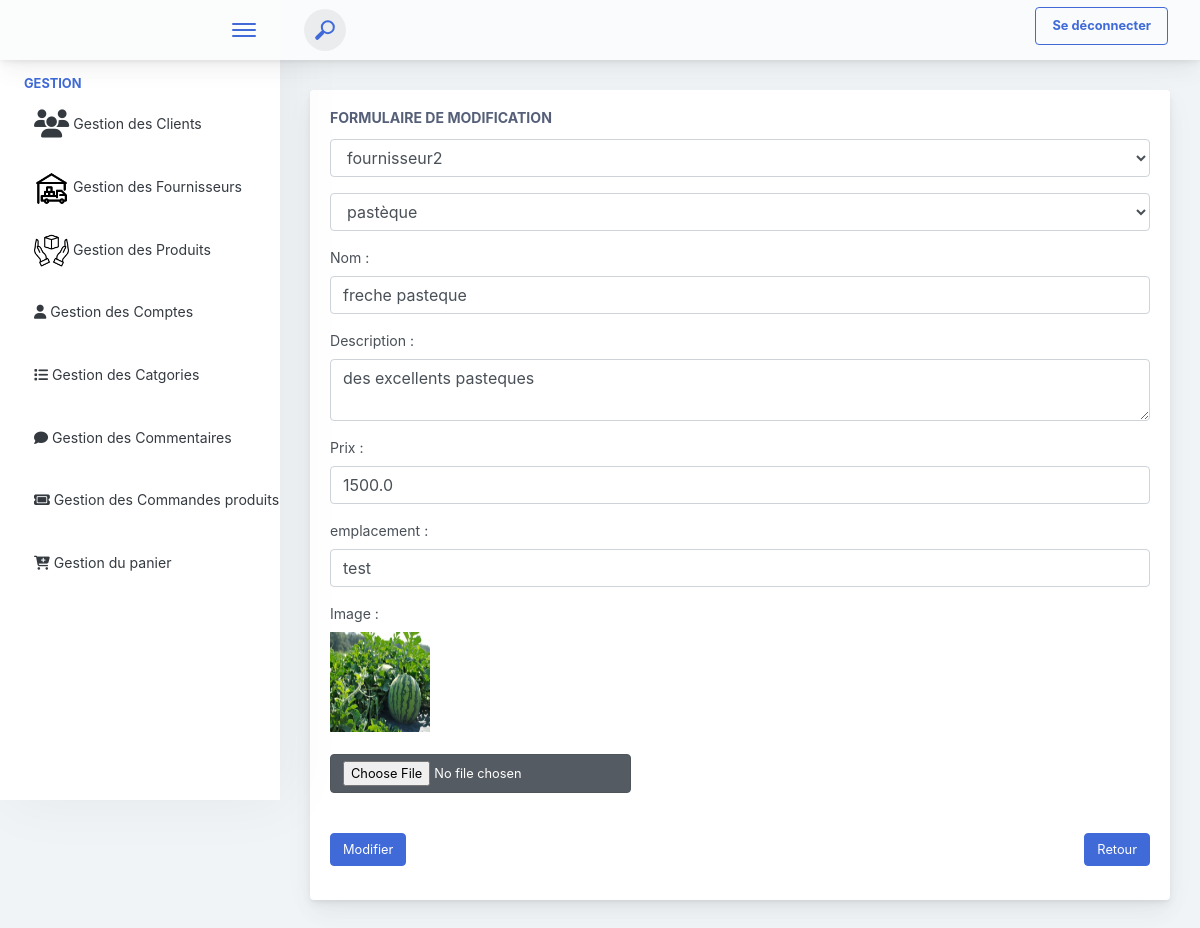
The app's page /modifier_produit/47 with its own data.
### produits_app/models.py (models this page shows)
class Produit(models.Model):
    id_produit = models.AutoField(primary_key=True)
    nom = models.CharField(max_length=100)
    description = models.TextField()
    categorie = models.ForeignKey('Categorie', on_delete=models.CASCADE)
    prix = models.FloatField()
    id_fournisseur = models.ForeignKey('Fournisseur', on_delete=models.CASCADE)
    emplacement = models.CharField(max_length=100)
    date_publication = models.DateField(auto_now_add=True)
    image = models.ImageField(upload_to='produits_app/static/images/')

class Fournisseur(models.Model):
    id_fournisseur = models.AutoField(primary_key=True)
    id_email = models.ForeignKey(Compte, on_delete=models.CASCADE, default=4)
    nom_enterprise = models.CharField(max_length=100)
    num_tel = models.IntegerField(default=0)
    adresse = models.CharField(max_length=100, default='adresse')
    description = models.TextField()
    produits = models.ManyToManyField(Produit ,blank=True)

class Categorie(models.Model):
    id_categorie = models.AutoField(primary_key=True)
    nom = models.CharField(max_length=50)
    description = models.TextField()

### produits_app/views.py (the view, shortened to what this page needs)
# urls.py: path('modifier_produit/<int:id_produit>', views.modifier_produit, name="modifier_produit"),
def modifier_produit(request, id_produit):
    produit = get_object_or_404(Produit, id_produit=id_produit)
    fournisseurs = Fournisseur.objects.all()
    categories = Categorie.objects.all()
    return render(request, 'interface_admin/Admin_Produits/produits_modification.html', {'produit': produit,'fournisseurs':fournisseurs,'categories':categories})

### produits_app/templates/interface_admin/Admin_Produits/produits_modification.html (shortened to what this page needs)
{% extends 'interface_admin/navbar.html' %}
{% block content %}
    <div class="app-main__inner">
        <div class="main-card mb-3 card">
            <div class="card-body">
                <h5 class="card-title">Formulaire de modification</h5>
                <form action="{% url 'modifier_produit' produit.id_produit %}" method="post" enctype="multipart/form-data">
                    <div class="form-row">
                        <div class="col-md-12">
                            <div class="position-relative form-group">
                                <select name="fournisseur" class="form-control">
                                  {% for fournisseur in fournisseurs %}
                                    <option value="{{fournisseur.id_fournisseur}}" {% if produit.id_fournisseur.nom_enterprise == fournisseur.nom_enterprise %} selected {% endif %}>{{fournisseur.nom_enterprise}}</option>
                                   {% endfor %}
                                </select>
                            </div>
                        </div>
                        <div class="col-md-12">
                            <div class="position-relative form-group">
                                <select name="categorie" class="form-control">
                                  {% for categorie in categories %}
                                    <option value="{{categorie.id_categorie}}"  {% if produit.categorie.nom == categorie.nom %} selected {% endif %}>{{ categorie.nom }}</option>
                                   {% endfor %}
                                </select>
                            </div>
                        </div>
                        <div class="col-md-12">
                            <div class="position-relative form-group">
                                <label for="nom">Nom :</label>
                                <input type="text" id="nom" name="nom" placeholder="Entrez le nom du produit" class="form-control" value="{{produit.nom}}" required>
                            </div>
                        </div>
                        <div class="col-md-12">
                            <div class="position-relative form-group">
                                <label for="description">Description :</label>
                                <textarea id="description" name="description" placeholder="Entrez la description" class="form-control" required>{{produit.description}}</textarea>
                            </div>
                        </div>
                        <div class="col-md-12">
                            <div class="position-relative form-group">
                                <label >Prix :</label>
                                <input type="number" id="prix" name="prix" placeholder="Entrez le prix du produit" class="form-control" value="{{produit.prix}}" required>
                            </div>
                        </div>
                        <div class="col-md-12">
                            <div class="position-relative form-group">
                                <label >emplacement :</label>
                                <input type="text" id="emplacement" name="emplacement" placeholder="Entrez l'emplacement" value="{{produit.emplacement}}" class="form-control" required>
                            </div>
                        </div>
                        <div class="col-md-12">
                            <div class="position-relative form-group">
                                <label>Image :</label>
                                <br>
                                {% if produit.image.url %}
                                    <img src="{{ produit.image.url }}" alt="Ancienne image" height="100px" width="100px">
                                {% endif %}
                                <br><br>
                                <input type="file" name="image" class="mb-2 mr-2 btn btn-secondary active">
                            </div>
                        </div>
                    </div>
                    <div style="display:flex;justify-content:space-between">
                        <button class="mt-3 btn btn-primary">Modifier</button>
                        <td colspan="2"><a class="mt-3 btn btn-primary" href="{% url 'affiche_produits' %}">Retour</a></td>
                    </div>
                </form>
            </div>
        </div>
    </div>
{% endblock %}

### records on screen
Produit: fournisseur "fournisseur2", categorie "pastèque", nom "freche pasteque", description "des excellents pasteques", prix "1500.0", emplacement "test", image (picture)
